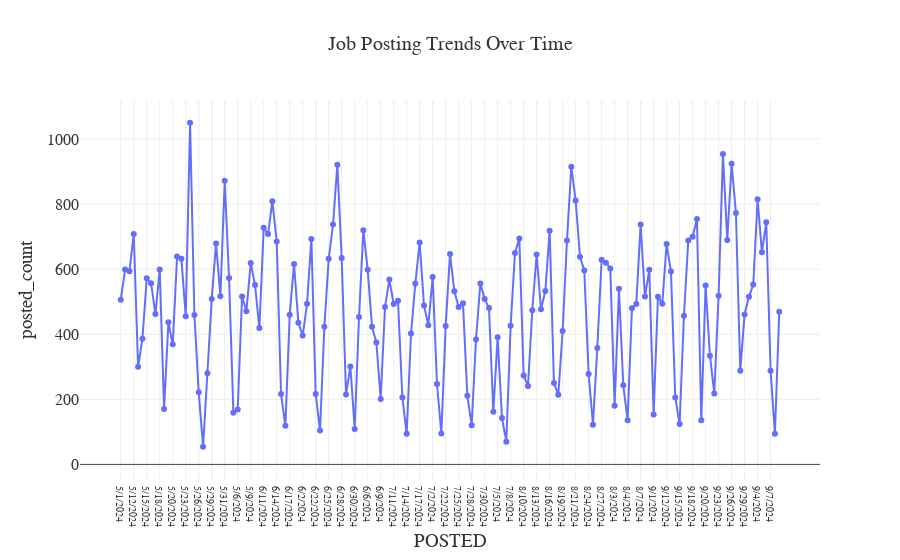

Notebook code cell kept with this figure:
### Markdown cell above
# Job Posting Trends Over Time
- Analyze how job postings fluctuate over time.
- **Aggregate Data**
  - Count job postings per **posted date (`POSTED`)**.
- **Visualize results**
  - Create a **line chart** where:
    - **X-axis** = `POSTED`
    - **Y-axis** = `Number of Job Postings`
  - Apply custom colors and font styles.
- **Explanation:** Write two sentences about what the graph reveals.
  - This graph reveals the trend of when jobs are posted on LinkedIn over the course of 4 months. It is interesting to note that the spikes seem to correlated with when colleges end and start classes again in the spring and fall while the lull is in the midst of summer.

### Code cell
# Your code for 3rd question here
posted_count = spark.sql("""
    SELECT POSTED, COUNT(*) AS posted_count
    FROM jobs
    GROUP BY POSTED
    ORDER BY POSTED
""")

pdf3 = posted_count.toPandas()
fig3 = px.line(pdf3, x="POSTED", y="posted_count", title="Job Posting Trends Over Time", markers=True,template="temp")
fig3.update_layout(font_family="Cambria", title_font_size=20,xaxis=dict(tickfont=dict(size=10)))
fig3.show()

### Figure 1 — Plotly figure (JSON) as saved in the notebook; plotly's stock layout.template omitted (floating-point values rounded to 4 significant figures; data arrays with more than 128 entries replaced by an {"elided": "..."} marker saying what was removed)
{"data": [{"hovertemplate": "POSTED=%{x}<br>posted_count=%{y}<extra></extra>", "legendgroup": "", "line": {"color": "#636EFA", "dash": "solid"}, "marker": {"symbol": "circle"}, "mode": "lines+markers", "name": "", "orientation": "v", "showlegend": false, "type": "scatter", "x": {"elided": "154 str values"}, "xaxis": "x", "y": {"elided": "154 int values"}, "yaxis": "y"}], "layout": {"font": {"family": "Cambria"}, "legend": {"tracegroupgap": 0}, "title": {"font": {"size": 20}, "text": "Job Posting Trends Over Time"}, "xaxis": {"anchor": "y", "domain": [0, 1], "tickfont": {"size": 10}, "title": {"text": "POSTED"}}, "yaxis": {"anchor": "x", "domain": [0, 1], "title": {"text": "posted_count"}}}}
